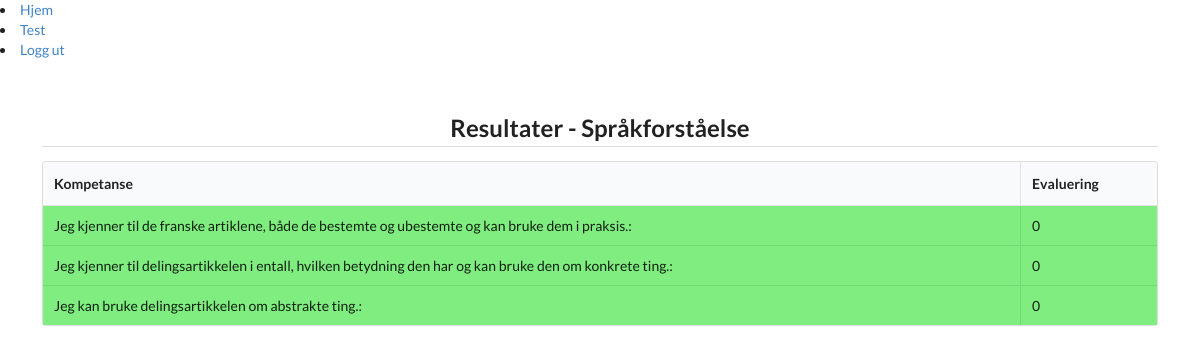
Screenshot of /category/results/1/ (signed in) with the database file from the repository.
### jegkan/models.py (models this page shows, shortened)
class Topic(models.Model):
    category_text = models.CharField(max_length=200)
    pub_date = models.DateTimeField('date published', default=datetime.now)

class Question(models.Model):
    topic = models.ForeignKey(Topic, default=1, on_delete=models.CASCADE)
    question_text = models.CharField(max_length=200)
    pub_date = models.DateTimeField('date published', default=datetime.now)

### jegkan/views/jk_views.py (the view)
# urls.py: path('category/results/<int:topic_id>/', views.jk_views.category_results, name='cat_results'),
@login_required
def category_results(request, topic_id):
    topic = Topic.objects.get(pk=topic_id)
    user = request.user
    try:
        results = Topic.objects.prefetch_related("question_set__evaluation_set").get(
            pk=topic_id
        )
    except Topic.DoesNotExist:
        raise Http404()
    questions = results.question_set.all()
    options = [q.evaluation_set.filter(user=user) for q in questions]
    eva_obj = Evaluation.objects.filter(user=user)
    evaluation_data = [{'option': l.evaluation}
                    for l in eva_obj]
    q_and_e = zip(questions, evaluation_data)
    context = {'questions': questions,
                'evaluation_data': evaluation_data,
                'q_and_e': q_and_e,
                'topic': topic,
                }
    return render(request, 'jegkan/category_results.html', context )

### templates/jegkan/category_results.html (shortened to what this page needs)
{% extends 'jegkan/base/base_for_jegkan.html' %}
{% block content%}
<div class="ui center aligned basic very padded segment">
    <h2 class="ui header dividing">Resultater - {{ topic.category_text }}</h2>
{% if evaluation_data %}
<table class="ui celled table">
    <thead>
        <tr>
            <th>Kompetanse</th>
            <th>Evaluering</th>
        </tr>
    </thead>
    <tbody>
{% for question, evaluation in q_and_e %}
    <tr>
    <td>{{ question.question_text }}:</td>
    <td>{{evaluation.option}}</td>
    </tr>
    {% endfor %}
    </tbody>
</table>
{% else %}
     <h3>Ingen resultater ennå.</h3>
{% endif %}
</div>
{% endblock %}

### templates/jegkan/base/base_for_jegkan.html (shortened to what this page needs)
<head>
    <link rel="stylesheet" type="text/css"
    href="https://cdnjs.cloudflare.com/ajax/libs/semantic-ui/2.4.1/semantic.min.css">
</head>
<body>
<nav>
    <li><a href="{% url 'jegkan:index' %}">Hjem</a></li>
    {% if user.is_authenticated %}
             <li><a href="{% url 'jegkan:min-side' %}">{{user.username|title}}</a></li>
             <li><a href="/logout">Logg ut</a></li>
        {% else %}
            <li><a href="{% url 'jegkan:login' %}">Logg inn</a></li>
            <li><a href="{% url 'jegkan:register' %}">Registrer deg</a></li>
        {% endif %}
</nav>
{% block content %}
      {% endblock content %}
    </body>

### templates/jegkan/category_results.html (style rules this page uses)
.green { background-color:rgb(127, 237, 127); }

### rows the page displays
Topic: category_text "Språkforståelse"
Question: question_text "Jeg kjenner til de franske artiklene, både de bestemte og ubestemte og kan bruke dem i praksis.", option "0"
Question: question_text "Jeg kjenner til delingsartikkelen i entall, hvilken betydning den har og kan bruke den om konkrete ting.", option "0"
Question: question_text "Jeg kan bruke delingsartikkelen om abstrakte ting.", option "0"

### other values shown
{{ user.username|title }} "Test"
